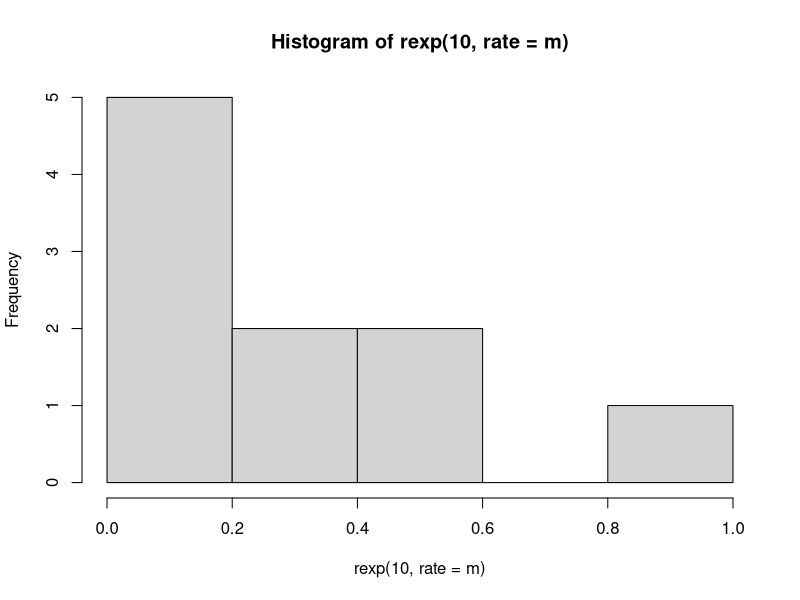
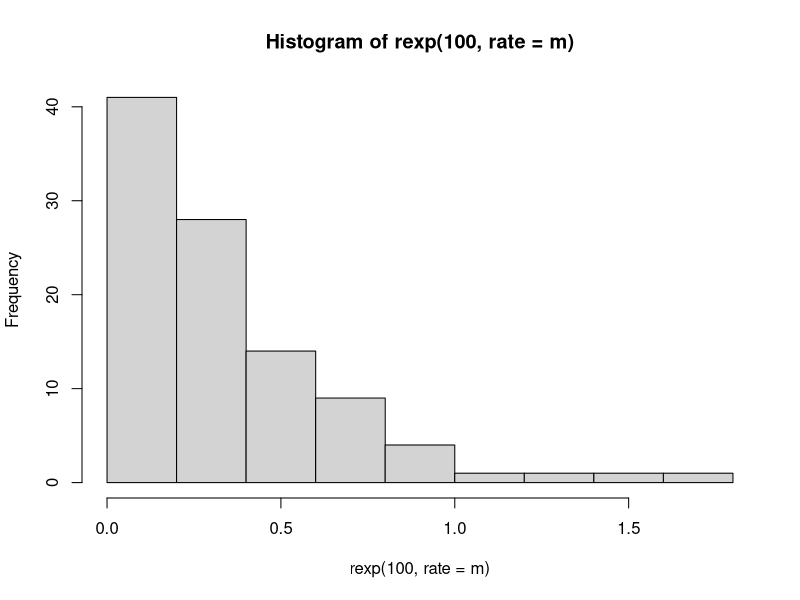
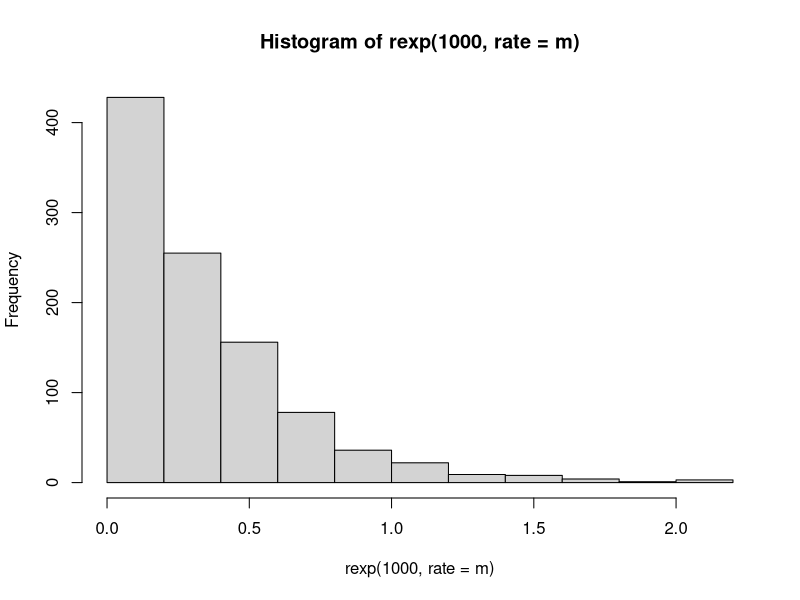
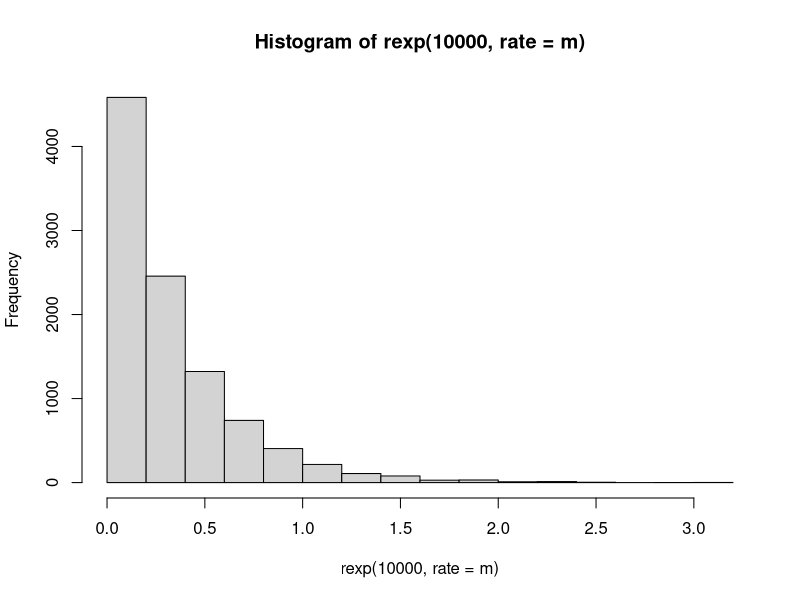

Here is the R script that generated these plots, in order:
# 5.a
m <- 3
set.seed(1)
p <- dexp(rexp(1, rate = m), rate = m)
p

# 5.b
hist(rexp(10, rate = m))
hist(rexp(100, rate = m))
hist(rexp(1000, rate = m))
hist(rexp(10000, rate = m))

# 5.c
rataan <- 1 / m
varian <- 1 / (m ^2)

cat("rataan: ", rataan, "\n")
cat("varian: ", varian, "\n")